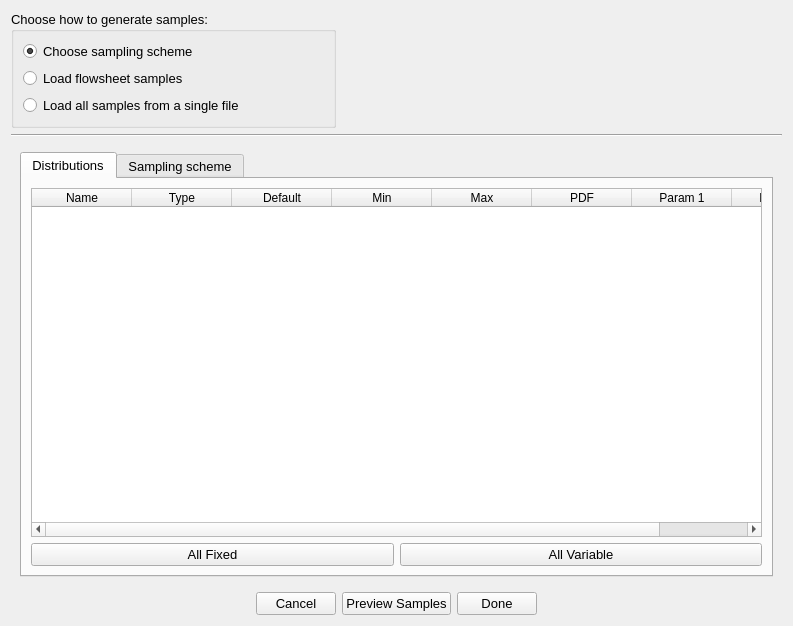
<?xml version="1.0" encoding="UTF-8"?>
<ui version="4.0">
 <class>Dialog</class>
 <widget class="QDialog" name="Dialog">
  <property name="geometry">
   <rect>
    <x>0</x>
    <y>0</y>
    <width>793</width>
    <height>626</height>
   </rect>
  </property>
  <property name="font">
   <font>
    <pointsize>10</pointsize>
   </font>
  </property>
  <property name="windowTitle">
   <string>Simulation Ensemble Setup</string>
  </property>
  <layout class="QGridLayout" name="gridLayout">
   <item row="4" column="0" colspan="5">
    <widget class="Line" name="line">
     <property name="orientation">
      <enum>Qt::Horizontal</enum>
     </property>
    </widget>
   </item>
   <item row="5" column="0" colspan="5">
    <widget class="QStackedWidget" name="samplePages">
     <property name="currentIndex">
      <number>0</number>
     </property>
     <widget class="QWidget" name="chooseSchemePage">
      <layout class="QGridLayout" name="gridLayout_2">
       <item row="0" column="0">
        <widget class="QTabWidget" name="samplingTabs">
         <property name="toolTip">
          <string>Identify the input parameters with uncertainty and characterize their probability distributions.</string>
         </property>
         <property name="currentIndex">
          <number>0</number>
         </property>
         <widget class="QWidget" name="distTab">
          <attribute name="title">
           <string>Distributions</string>
          </attribute>
          <layout class="QGridLayout" name="gridLayout_3">
           <item row="0" column="0">
            <widget class="SimSetupInputsTable" name="distTable">
             <property name="maximumSize">
              <size>
               <width>100000</width>
               <height>1000000</height>
              </size>
             </property>
             <column>
              <property name="text">
               <string>Name</string>
              </property>
             </column>
             <column>
              <property name="text">
               <string>Type</string>
              </property>
             </column>
             <column>
              <property name="text">
               <string>Default</string>
              </property>
             </column>
             <column>
              <property name="text">
               <string>Min</string>
              </property>
             </column>
             <column>
              <property name="text">
               <string>Max</string>
              </property>
             </column>
             <column>
              <property name="text">
               <string>PDF</string>
              </property>
             </column>
             <column>
              <property name="text">
               <string>Param 1</string>
              </property>
             </column>
             <column>
              <property name="text">
               <string>Param 2</string>
              </property>
             </column>
            </widget>
           </item>
           <item row="1" column="0">
            <layout class="QHBoxLayout" name="horizontalLayout_5">
             <item>
              <widget class="QPushButton" name="allFixedButton">
               <property name="focusPolicy">
                <enum>Qt::NoFocus</enum>
               </property>
               <property name="toolTip">
                <string>Click to set all input parameters to fixed.</string>
               </property>
               <property name="text">
                <string>All Fixed</string>
               </property>
              </widget>
             </item>
             <item>
              <widget class="QPushButton" name="allVariableButton">
               <property name="focusPolicy">
                <enum>Qt::NoFocus</enum>
               </property>
               <property name="toolTip">
                <string>Click to set all input parameters to variable.</string>
               </property>
               <property name="text">
                <string>All Variable</string>
               </property>
              </widget>
             </item>
            </layout>
           </item>
          </layout>
         </widget>
         <widget class="QWidget" name="tab_2">
          <attribute name="title">
           <string>Sampling scheme</string>
          </attribute>
          <layout class="QGridLayout" name="gridLayout_4">
           <item row="0" column="0">
            <spacer name="verticalSpacer_4">
             <property name="orientation">
              <enum>Qt::Vertical</enum>
             </property>
             <property name="sizeHint" stdset="0">
              <size>
               <width>20</width>
               <height>40</height>
              </size>
             </property>
            </spacer>
           </item>
           <item row="1" column="0">
            <layout class="QVBoxLayout" name="verticalLayout">
             <item>
              <widget class="QLabel" name="label_4">
               <property name="font">
                <font>
                 <pointsize>9</pointsize>
                </font>
               </property>
               <property name="text">
                <string>Show schemes:</string>
               </property>
              </widget>
             </item>
             <item>
              <widget class="QRadioButton" name="allSchemesRadio">
               <property name="font">
                <font>
                 <pointsize>9</pointsize>
                </font>
               </property>
               <property name="text">
                <string>All</string>
               </property>
              </widget>
             </item>
             <item>
              <widget class="QRadioButton" name="otherRadio">
               <property name="font">
                <font>
                 <pointsize>9</pointsize>
                </font>
               </property>
               <property name="text">
                <string>For response surface analysis</string>
               </property>
              </widget>
             </item>
             <item>
              <widget class="QRadioButton" name="adaptiveRefineRadio">
               <property name="font">
                <font>
                 <pointsize>9</pointsize>
                </font>
               </property>
               <property name="text">
                <string>For adaptive response surface analysis</string>
               </property>
              </widget>
             </item>
             <item>
              <spacer name="verticalSpacer">
               <property name="orientation">
                <enum>Qt::Vertical</enum>
               </property>
               <property name="sizeHint" stdset="0">
                <size>
                 <width>20</width>
                 <height>40</height>
                </size>
               </property>
              </spacer>
             </item>
            </layout>
           </item>
           <item row="2" column="0">
            <spacer name="verticalSpacer_3">
             <property name="orientation">
              <enum>Qt::Vertical</enum>
             </property>
             <property name="sizeHint" stdset="0">
              <size>
               <width>20</width>
               <height>40</height>
              </size>
             </property>
            </spacer>
           </item>
           <item row="3" column="0" colspan="2">
            <layout class="QHBoxLayout" name="horizontalLayout_4">
             <item>
              <layout class="QHBoxLayout" name="horizontalLayout_3">
               <item>
                <spacer name="horizontalSpacer_5">
                 <property name="orientation">
                  <enum>Qt::Horizontal</enum>
                 </property>
                 <property name="sizeHint" stdset="0">
                  <size>
                   <width>40</width>
                   <height>20</height>
                  </size>
                 </property>
                </spacer>
               </item>
               <item>
                <widget class="QLabel" name="label_5">
                 <property name="font">
                  <font>
                   <pointsize>9</pointsize>
                  </font>
                 </property>
                 <property name="text">
                  <string># of samples?</string>
                 </property>
                </widget>
               </item>
              </layout>
             </item>
             <item>
              <widget class="QSpinBox" name="numSamplesBox">
               <property name="minimum">
                <number>10</number>
               </property>
               <property name="maximum">
                <number>1000000</number>
               </property>
               <property name="value">
                <number>1000</number>
               </property>
              </widget>
             </item>
             <item>
              <layout class="QHBoxLayout" name="horizontalLayout_2">
               <item>
                <spacer name="horizontalSpacer_4">
                 <property name="orientation">
                  <enum>Qt::Horizontal</enum>
                 </property>
                 <property name="sizeHint" stdset="0">
                  <size>
                   <width>40</width>
                   <height>20</height>
                  </size>
                 </property>
                </spacer>
               </item>
               <item>
                <widget class="QPushButton" name="generateSamplesButton">
                 <property name="text">
                  <string>Generate Samples</string>
                 </property>
                </widget>
               </item>
               <item>
                <widget class="QLabel" name="generateStatusText">
                 <property name="text">
                  <string>TextLabel</string>
                 </property>
                </widget>
               </item>
               <item>
                <spacer name="horizontalSpacer">
                 <property name="orientation">
                  <enum>Qt::Horizontal</enum>
                 </property>
                 <property name="sizeHint" stdset="0">
                  <size>
                   <width>40</width>
                   <height>20</height>
                  </size>
                 </property>
                </spacer>
               </item>
              </layout>
             </item>
            </layout>
           </item>
           <item row="4" column="0">
            <spacer name="verticalSpacer_2">
             <property name="orientation">
              <enum>Qt::Vertical</enum>
             </property>
             <property name="sizeHint" stdset="0">
              <size>
               <width>20</width>
               <height>40</height>
              </size>
             </property>
            </spacer>
           </item>
           <item row="1" column="1">
            <widget class="QListWidget" name="schemesList">
             <property name="maximumSize">
              <size>
               <width>16777215</width>
               <height>16777215</height>
              </size>
             </property>
             <property name="toolTip">
              <string>Select the sampling scheme suitable for your analysis.
Each sampling scheme will fill the space differently.
You can always preview your ensemble after it is generated.</string>
             </property>
             <item>
              <property name="text">
               <string>Monte Carlo</string>
              </property>
             </item>
             <item>
              <property name="text">
               <string>Quasi Monte Carlo</string>
              </property>
             </item>
             <item>
              <property name="text">
               <string>METIS</string>
              </property>
             </item>
            </widget>
           </item>
          </layout>
         </widget>
        </widget>
       </item>
      </layout>
     </widget>
     <widget class="QWidget" name="loadSamplesPage">
      <layout class="QVBoxLayout" name="verticalLayout_4">
       <item>
        <widget class="QGroupBox" name="groupBox">
         <property name="title">
          <string>Load samples</string>
         </property>
         <widget class="QLabel" name="label_2">
          <property name="geometry">
           <rect>
            <x>20</x>
            <y>30</y>
            <width>81</width>
            <height>21</height>
           </rect>
          </property>
          <property name="text">
           <string>Sample</string>
          </property>
         </widget>
         <widget class="QWidget" name="layoutWidget">
          <property name="geometry">
           <rect>
            <x>10</x>
            <y>50</y>
            <width>501</width>
            <height>33</height>
           </rect>
          </property>
          <layout class="QHBoxLayout" name="horizontalLayout">
           <item>
            <widget class="QLineEdit" name="sampleFileNameEdit">
             <property name="font">
              <font>
               <pointsize>9</pointsize>
              </font>
             </property>
            </widget>
           </item>
           <item>
            <widget class="QPushButton" name="browseButton">
             <property name="text">
              <string>Browse...</string>
             </property>
            </widget>
           </item>
          </layout>
         </widget>
        </widget>
       </item>
      </layout>
     </widget>
     <widget class="QWidget" name="adaptiveFSDataPage">
      <layout class="QVBoxLayout" name="verticalLayout_5">
       <item>
        <widget class="QWidget" name="dataViewWidget" native="true">
         <property name="sizePolicy">
          <sizepolicy hsizetype="Expanding" vsizetype="Expanding">
           <horstretch>0</horstretch>
           <verstretch>0</verstretch>
          </sizepolicy>
         </property>
        </widget>
       </item>
      </layout>
     </widget>
    </widget>
   </item>
   <item row="6" column="0">
    <spacer name="horizontalSpacer_2">
     <property name="orientation">
      <enum>Qt::Horizontal</enum>
     </property>
     <property name="sizeHint" stdset="0">
      <size>
       <width>143</width>
       <height>20</height>
      </size>
     </property>
    </spacer>
   </item>
   <item row="6" column="1">
    <widget class="QPushButton" name="cancelButton">
     <property name="text">
      <string>Cancel</string>
     </property>
    </widget>
   </item>
   <item row="6" column="2">
    <widget class="QPushButton" name="previewButton">
     <property name="text">
      <string>Preview Samples</string>
     </property>
    </widget>
   </item>
   <item row="6" column="3">
    <widget class="QPushButton" name="doneButton">
     <property name="text">
      <string>Done</string>
     </property>
    </widget>
   </item>
   <item row="6" column="4">
    <spacer name="horizontalSpacer_3">
     <property name="orientation">
      <enum>Qt::Horizontal</enum>
     </property>
     <property name="sizeHint" stdset="0">
      <size>
       <width>95</width>
       <height>20</height>
      </size>
     </property>
    </spacer>
   </item>
   <item row="0" column="0" colspan="2">
    <widget class="QGroupBox" name="groupBox_2">
     <property name="title">
      <string>Choose how to generate samples:</string>
     </property>
     <layout class="QVBoxLayout" name="verticalLayout_2">
      <item>
       <widget class="QRadioButton" name="chooseSchemeRadio">
        <property name="toolTip">
         <string>Choose this option if you want to generate
a new ensemble.</string>
        </property>
        <property name="text">
         <string>Choose sampling scheme</string>
        </property>
        <property name="checked">
         <bool>true</bool>
        </property>
       </widget>
      </item>
      <item>
       <widget class="QRadioButton" name="flowsheetDataRadio">
        <property name="toolTip">
         <string>Choose this option if you have an existing
ensemble from your flowsheet.</string>
        </property>
        <property name="text">
         <string>Load flowsheet samples</string>
        </property>
       </widget>
      </item>
      <item>
       <widget class="QRadioButton" name="loadSamplesRadio">
        <property name="toolTip">
         <string>Choose this option if you have an existing
ensemble saved as a PSUADE file.</string>
        </property>
        <property name="text">
         <string>Load all samples from a single file</string>
        </property>
       </widget>
      </item>
     </layout>
    </widget>
   </item>
  </layout>
 </widget>
 <customwidgets>
  <customwidget>
   <class>SimSetupInputsTable</class>
   <extends>QTableWidget</extends>
   <header>foqus_lib/gui/uq/SimSetupInputsTable</header>
  </customwidget>
 </customwidgets>
 <tabstops>
  <tabstop>doneButton</tabstop>
  <tabstop>previewButton</tabstop>
  <tabstop>cancelButton</tabstop>
  <tabstop>samplingTabs</tabstop>
  <tabstop>distTable</tabstop>
  <tabstop>allFixedButton</tabstop>
  <tabstop>allVariableButton</tabstop>
  <tabstop>sampleFileNameEdit</tabstop>
  <tabstop>browseButton</tabstop>
  <tabstop>allSchemesRadio</tabstop>
  <tabstop>otherRadio</tabstop>
  <tabstop>adaptiveRefineRadio</tabstop>
  <tabstop>schemesList</tabstop>
 </tabstops>
 <resources/>
 <connections/>
</ui>
